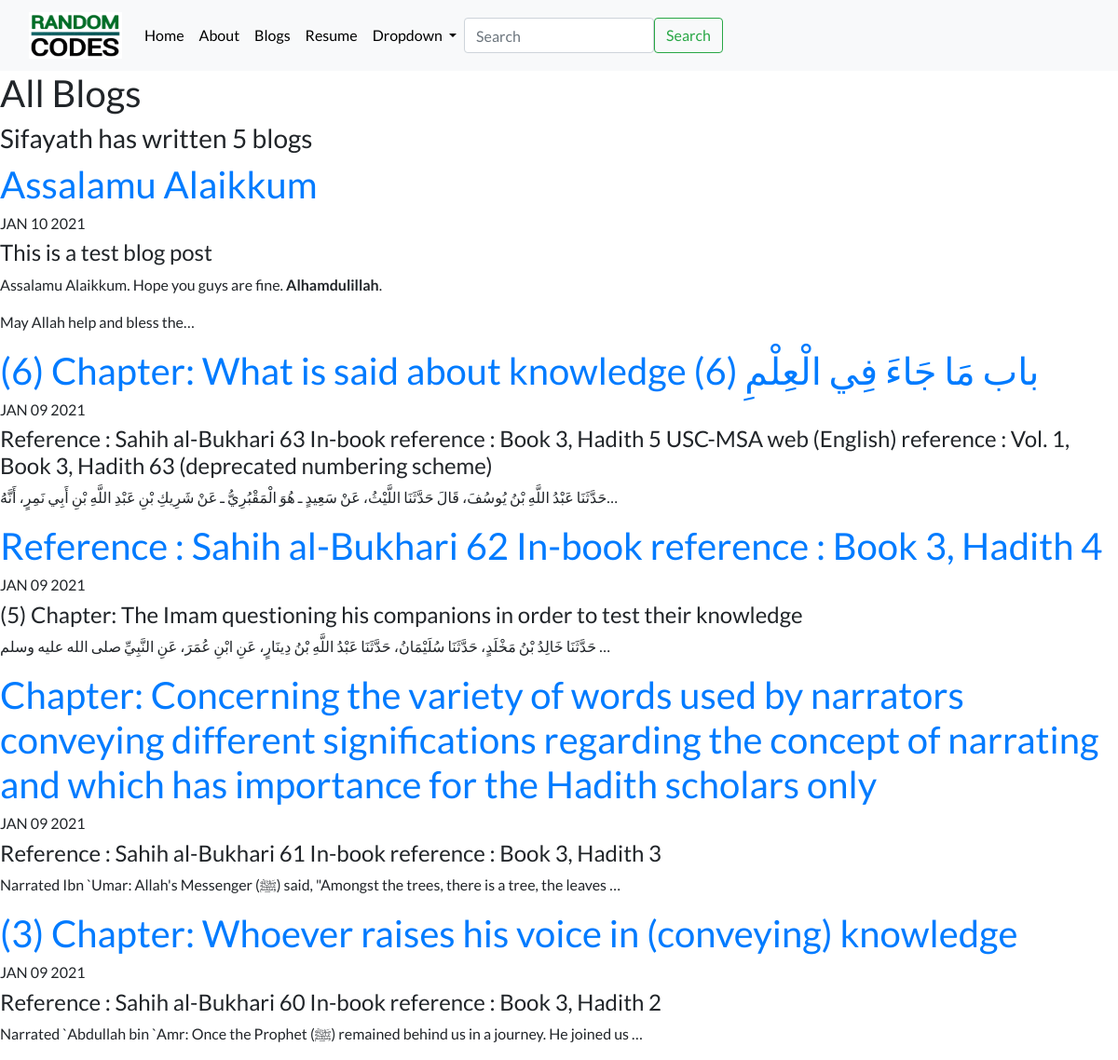
Screenshot of /blog/ with the database file from the repository.
### blog/models.py (models this page shows)
class Blog(models.Model):
    title =models.CharField(max_length=1000)
    description = models.CharField(max_length = 1000)
    blogpost = models.TextField(max_length = 10000)
    createddatetime = models.DateTimeField(auto_now_add= True)

### blog/views.py (the view)
# urls.py: path('',views.all_blogs, name='all_blogs'),
def all_blogs(request):
    blog = Blog.objects.order_by('-createddatetime') # sorting by latest date
    blog = Blog.objects.order_by('-createddatetime')[:5] # sorting by date & retrieving first 5 items
    return render(request, "blog/all_blogs.html",{'blogs':blog})

### blog/templates/blog/all_blogs.html (shortened to what this page needs)
{%extends 'portfolio/base.html' %}
{% block content %}
<h1> All Blogs</h1>
<h3>Sifayath has written {{blogs.count}} blog{{blogs.count|pluralize}}</h3>
{% for blog in blogs %}
<a href ="{% url 'blog:detail' blog.id %}"><h1>{{blog.title}}</h1></a>
<h6>{{ blog.createddatetime|date:"M d Y"|upper }}</h6>
<h4>{{blog.description}}</h4>
<p>{{blog.blogpost|safe|truncatechars:100}}<br></p>
{%endfor%}
{% endblock %}

### portfolio/templates/portfolio/base.html (shortened to what this page needs)
{% load static %}
<!doctype html>
<html lang="en">
<head>
    <link rel="stylesheet" href="https://stackpath.bootstrapcdn.com/bootstrap/4.1.3/css/bootstrap.min.css">
    <link rel="stylesheet" href="{% static "portfolio/custom.css" %}">
</head>
<body>
<nav class="navbar navbar-expand-lg navbar-light bg-light">
    <div class="container-fluid">
        {%load static %}
        <img src ="{% static 'portfolio/eiWXJ9U46153.jpg' %}" class="navbar-brand" width ="100" height ="60"> </img>
        <div class="collapse navbar-collapse" id="navbarSupportedContent">
            <ul class="navbar-nav me-auto mb-2 mb-lg-0">
                <li class="nav-item">
                    <a class="nav-link active" aria-current="page" href="{% url  'home' %} ">Home</a>
                </li>
                <li class="nav-item">
                    <a class="nav-link" href="#">About</a>
                </li>
                <li class="nav-item">
                    <a class="nav-link" href = "{%url 'blog:all_blogs' %}" > Blogs </a>
                </li>
                <li>
                {%load static %}
                <a class="nav-link" href ="{% static 'portfolio/sifayaf1update.doc' %}">Resume</a>
                </li>
                <li class="nav-item dropdown">
                    <a class="nav-link dropdown-toggle" href="#" id="navbarDropdown" role="button" data-bs-toggle="dropdown" aria-expanded="false">
                        Dropdown
                    </a>
                </li>
            </ul>
            <form class="d-flex">
                <input class="form-control me-2" type="search" placeholder="Search" aria-label="Search">
                <button class="btn btn-outline-success" type="submit">Search</button>
            </form>
        </div>
    </div>
</nav>
{% block content %} {% endblock %}
</body>
</html>

### portfolio/static/portfolio/custom.css (style rules this page uses)
.navbar-nav .nav-link { color: rgba(0,0,0,1) !important; }
body { font-family: 'Lato', sans-serif; }

### rows the page displays
Blog: title "Assalamu Alaikkum", createddatetime "JAN 10 2021", description "This is a test blog post", blogpost "Assalamu Alaikkum. Hope you guys are fine. Alhamdulillah . May Allah help and bless the…"
Blog: title "(6) Chapter: What is said about knowledge (6) باب مَا جَاءَ فِي الْعِلْمِ", createddatetime "JAN 09 2021", description "Reference : Sahih al-Bukhari 63 In-book reference : Book 3, Hadith 5 USC-MSA web (English) reference : Vol. 1, Book 3, Hadith 63 (deprecated numbering scheme)", blogpost "حَدَّثَنَا عَبْدُ اللَّهِ بْنُ يُوسُفَ، قَالَ حَدَّثَنَا اللَّيْثُ، عَنْ سَعِيدٍ ـ هُوَ الْمَقْبُرِيُّ ـ عَنْ شَرِيكِ بْنِ عَبْدِ اللَّهِ بْنِ أَبِي نَمِرٍ، أَنَّهُ…"
Blog: title "Reference : Sahih al-Bukhari 62 In-book reference : Book 3, Hadith 4", createddatetime "JAN 09 2021", description "(5) Chapter: The Imam questioning his companions in order to test their knowledge", blogpost "حَدَّثَنَا خَالِدُ بْنُ مَخْلَدٍ، حَدَّثَنَا سُلَيْمَانُ، حَدَّثَنَا عَبْدُ اللَّهِ بْنُ دِينَارٍ، عَنِ ابْنِ عُمَرَ، عَنِ النَّبِيِّ صلى الله عليه وسلم …"
Blog: title "Chapter: Concerning the variety of words used by narrators conveying different significations regarding the concept of narrating and which has importance for the Hadith scholars only", createddatetime "JAN 09 2021", description "Reference : Sahih al-Bukhari 61 In-book reference : Book 3, Hadith 3", blogpost "Narrated Ibn `Umar: Allah's Messenger (ﷺ) said, \"Amongst the trees, there is a tree, the leaves …"
Blog: title "(3) Chapter: Whoever raises his voice in (conveying) knowledge", createddatetime "JAN 09 2021", description "Reference : Sahih al-Bukhari 60 In-book reference : Book 3, Hadith 2", blogpost "Narrated `Abdullah bin `Amr: Once the Prophet (ﷺ) remained behind us in a journey. He joined us …"

### other values shown
{{ blogs.count }} "5"
